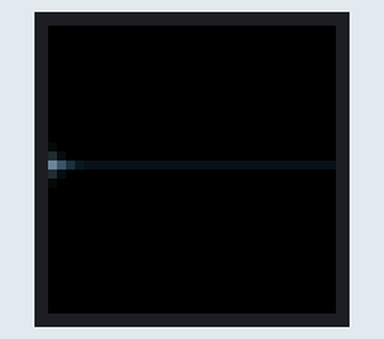
A sketch run on a simulated ESP32. Shown: 32×32 colour display. What the sketch prints to the serial monitor is not drawn.

Above: at 0.52 s.
At 5.13 s:
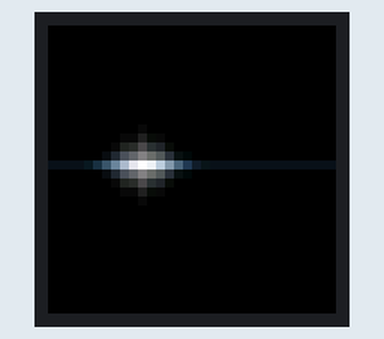
At 10.24 s:
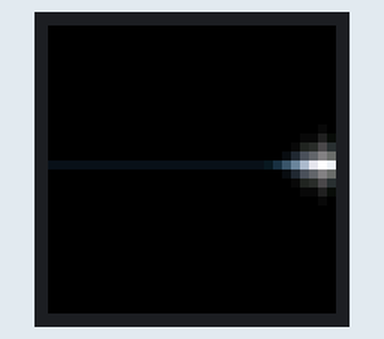
At 19.83 s:
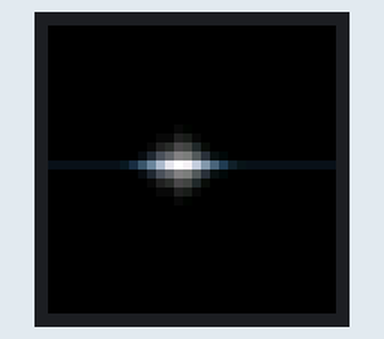
At 29.44 s:
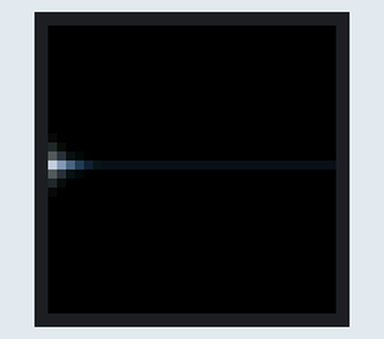
At 39.34 s:
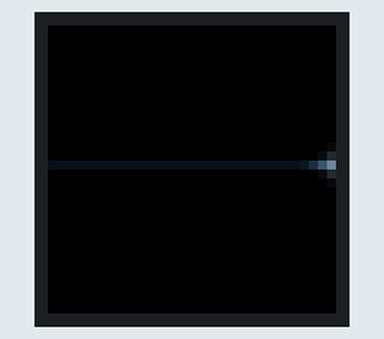

The sketch:

after.ino
```cpp
// --- CUSTOM PXMATRIX PINS: PRESERVED FROM YOUR SKETCH ---
#define P_R1 13
#define P_G1 27
#define P_B1 26
#define P_R2 13
#define P_G2 27
#define P_B2 26

#define PxMATRIX_DOUBLE_BUFFER true

#include <PxMatrix.h>
#include <math.h>

// ------------------------- Matrix wiring -------------------------
#define P_LAT 22
#define P_A   19
#define P_B   23
#define P_C   18
#define P_D   5
#define P_OE  16

PxMATRIX display(32, 32, P_LAT, P_OE, P_A, P_B, P_C, P_D);

// ------------------------- Display refresh -------------------------
hw_timer_t *displayTimer = nullptr;
portMUX_TYPE timerMux = portMUX_INITIALIZER_UNLOCKED;

void IRAM_ATTR display_updater() {
  portENTER_CRITICAL_ISR(&timerMux);
  display.display(10);
  portEXIT_CRITICAL_ISR(&timerMux);
}

// ------------------------- Animation timing -------------------------
unsigned long lastFrame = 0;
const unsigned long FRAME_INTERVAL_MS = 33;

// ------------------------- Rest: Everything is on fire -------------------------
void restState(unsigned long now) {
  // A fine blue-white line carries a swelling pulse from left to right.
  // Per-pixel intensity gives the light its breath without changing panel setup.
  const unsigned long phase = now % 3600UL;
  const float head = -8.0f + (float)phase * 48.0f / 3600.0f;
  display.fillScreen(0);
  for (int x = 0; x < 32; ++x) {
    const float distance = fabsf((float)x-head);
    float envelope = max(0.0f, 1.0f-distance/7.0f);
    envelope = envelope*envelope*(3.0f-2.0f*envelope);
    const int radius = (int)(envelope*4.0f+0.15f);
    // One crisp pixel row at rest; a soft, substantial crest at the pulse.
    for (int dy = -radius; dy <= radius; ++dy) {
      float brightness;
      if (dy == 0) brightness = 0.12f+0.88f*envelope;
      else {
        const float falloff = 1.0f-(float)abs(dy)/(radius+1.0f);
        brightness = envelope*falloff*falloff*0.8f;
      }
      const int red = (int)(brightness*(75.0f+180.0f*envelope));
      const int green = (int)(brightness*(165.0f+90.0f*envelope));
      const int blue = (int)(brightness*255.0f);
      display.drawPixel(x, 15+dy, display.color565(red,green,blue));
    }
  }
}

// ------------------------- Setup -------------------------
void setup() {
  Serial.begin(115200);

  pinMode(P_OE, OUTPUT);
  digitalWrite(P_OE, LOW);

  display.begin(16);
  display.setBrightness(255);
  display.clearDisplay();

  // Preserve your working refresh settings.
  displayTimer = timerBegin(0, 80, true);
  timerAttachInterrupt(displayTimer, &display_updater, true);
  timerAlarmWrite(displayTimer, 1000, true);
  timerAlarmEnable(displayTimer);

  lastFrame = millis();

  Serial.println("Ready: animation");
}

// ------------------------- Main loop -------------------------
void loop() {
  unsigned long now = millis();

  if (now - lastFrame >= FRAME_INTERVAL_MS) {
    lastFrame = now;

    // Draw into the hidden buffer.
    restState(now);

    // Display the completed frame.
    portENTER_CRITICAL(&timerMux);
    display.showBuffer();
    portEXIT_CRITICAL(&timerMux);
  }

  delay(1);
}
```
